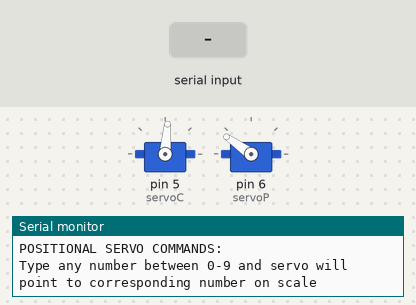
This sketch was run on a simulated Arduino Uno, built with avr-gcc and run on an emulated ATmega328P. Parts: 2 × servo, the last lines printed to the serial monitor. Inputs (shaded band) come from the test bench.

Above: at 2.4 s.
2.5 s: "r" received over Serial
At 2.9 s:
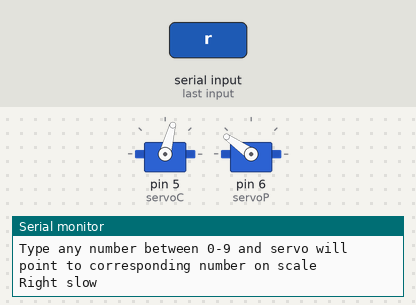
4.0 s: byte 53 ('5') received over Serial
At 5.2 s:
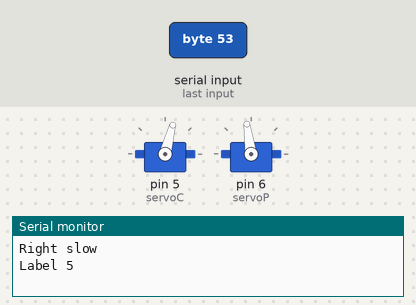
5.5 s: "s" received over Serial
At 6.4 s:
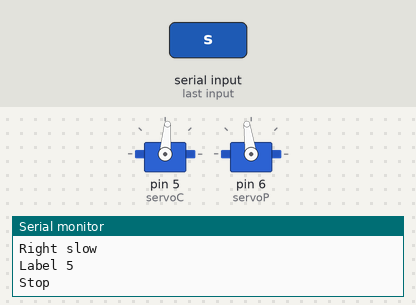
7.0 s: byte 55 ('7') received over Serial
At 7.5 s:
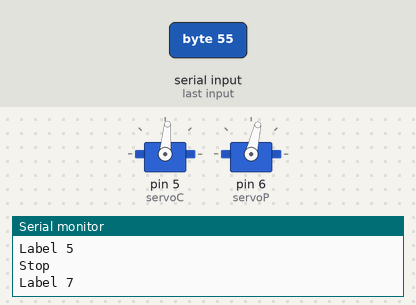
8.5 s: byte 57 ('9') received over Serial
At 9.7 s:
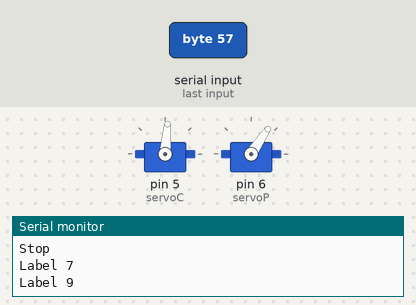
10.0 s: "L" received over Serial
At 11.0 s:
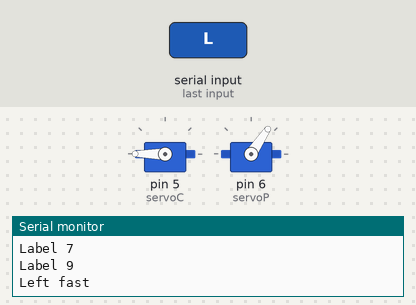
Timing chart, 0 to 12.5 s (numbered marks = the images above; inputs shaded):
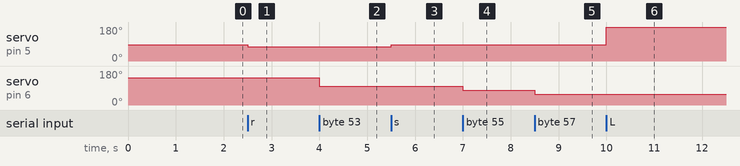

Measured:
- after the input at 2.5 s, servo on pin 5 (servoC): 85° → 75° at once
- after the input at 4.0 s, servo on pin 6 (servoP): 145° → 98° at once
- after the input at 5.5 s, servo on pin 5 (servoC): 75° → 85° at once
- after the input at 7.0 s, servo on pin 6 (servoP): 98° → 77° at once
- after the input at 8.5 s, servo on pin 6 (servoP): 77° → 56° at once
- after the input at 10.0 s, servo on pin 5 (servoC): 85° → 180° at once

The sketch:

Controlling_Continous_and_positional_servos.ino
```cpp
#include <Servo.h> //Use servo library

int pos = 0; //Positiion of servo
int command = 0;

const int callibrate = -5; //Callibrate your servo here, change value until it doesn't move on stop command

Servo servoC; //Creates a servo in servo library for continous and positional servos
Servo servoP;

void setup() {
  Serial.begin (9600); //Start serial monitor
  Serial.println("CONTINUOUS SEVRO COMMANDS:");
  Serial.println("Type [r] to turn right, type [l] to turn left");
  Serial.println("Type [R] to turn right fast, type [L] to turn left fast"); //45-130
  Serial.println("Type [s] or [S] to stop");
  Serial.println("POSITIONAL SERVO COMMANDS:");
  Serial.println("Type any number between 0-9 and servo will point to corresponding number on scale");
  servoC.attach(5);
  servoP.attach(6);
  servoC.write(90 + callibrate); //Set it to middle initally
  servoP.write(145); // Set positional servo outside scale initally
  delay (1000); //Wait a second for motor to turn there
}

void loop() {
  if (Serial.available() > 0) {
    command = Serial.read();

    if (command == 's'  || command == 'S') {servoC.write(90 + callibrate); Serial.println("Stop");}

    else if (command == 'l') {servoC.write(90 + callibrate + 10); Serial.println("Left slow");}

    else if (command == 'r') {servoC.write(90 + callibrate - 10); Serial.println("Right slow");}

    else if (command == 'L') {servoC.write(180); Serial.println("Left fast");}

    else if (command == 'R') {servoC.write(0); Serial.println("Right fast");}

    if (command == '1')      { servoP.write(140); Serial.println("Label 1"); }
    else if (command == '2') { servoP.write(130); Serial.println("Label 2"); }
    else if (command == '3') { servoP.write(119); Serial.println("Label 3"); }
    else if (command == '4') { servoP.write(109); Serial.println("Label 4"); }
    else if (command == '5') { servoP.write(98);  Serial.println("Label 5"); }
    else if (command == '6') { servoP.write(88);  Serial.println("Label 6"); }
    else if (command == '7') { servoP.write(77);  Serial.println("Label 7"); }
    else if (command == '8') { servoP.write(66);  Serial.println("Label 8"); }
    else if (command == '9') { servoP.write(56);  Serial.println("Label 9"); }

  }
}
```
